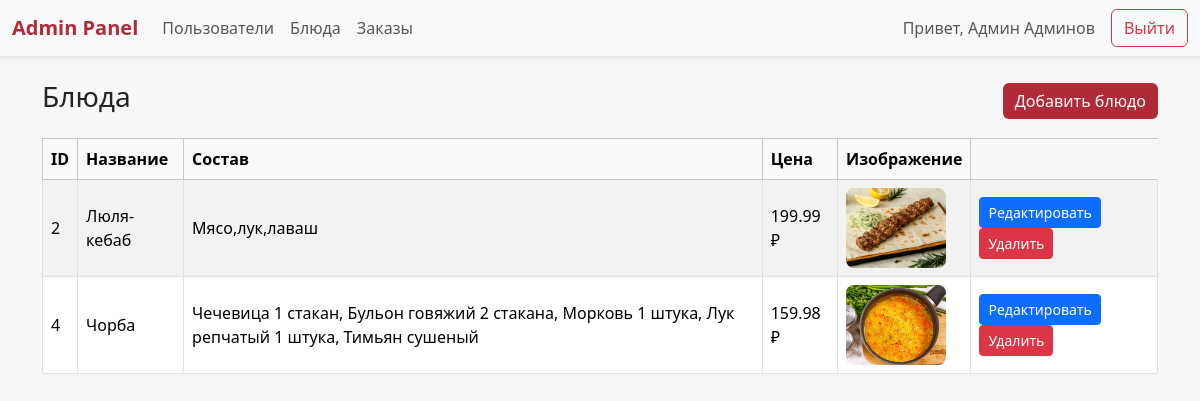
Screenshot of /admin/dishes.php (signed in) with the database file from the repository.
### tables this page shows
CREATE TABLE `Users` (
  `Id` int(11) NOT NULL,
  `Surname` varchar(255) NOT NULL,
  `Name` varchar(255) NOT NULL,
  `Patronomyc` varchar(255) DEFAULT NULL,
  `Phone` varchar(255) NOT NULL,
  `Password` varchar(1000) NOT NULL,
  `Role` enum('client','waiter','admin') NOT NULL
);

CREATE TABLE `Dishes` (
  `Id` int(11) NOT NULL,
  `Name` varchar(255) NOT NULL,
  `Сompound` varchar(255) NOT NULL,
  `Price` decimal(10,2) NOT NULL,
  `Img` varchar(255) NOT NULL
);

### admin/dishes.php (the view, shortened to what this page needs)
<?php
    include("../settings/connect_database.php");
    if(isset($_SESSION['user'])) {
        if($_SESSION['user'] != -1) {
            $query = $mysqli->query("SELECT `Role`, `Name`, `Surname` FROM `Users` WHERE `Id` = ".$_SESSION["user"]);
            if($query && $query->num_rows == 1) {
                $read = $query->fetch_assoc();
            }
        } else {
            header("Location: ../index.php");
        }
    } else {
        header("Location: ../index.php");
    }
    $username = $read["Name"]. ' '. $read["Surname"];
    $dishesQuery = $mysqli->query("SELECT * FROM `Dishes` ORDER BY `Id`");
?>
<!DOCTYPE html>
<html lang="ru">
<head>
    <link href="https://cdn.jsdelivr.net/npm/bootstrap@5.3.2/dist/css/bootstrap.min.css" rel="stylesheet">
</head>
<body>
    <nav class="navbar navbar-expand-lg navbar-light bg-light shadow-sm mb-4">
        <div class="container-fluid">
        <a class="navbar-brand" href="admin.php">Admin Panel</a>
        <div class="collapse navbar-collapse" id="navbarAdmin">
          <ul class="navbar-nav me-auto mb-2 mb-lg-0">
            <li class="nav-item">
              <a class="nav-link" href="users.php">Пользователи</a>
            </li>
            <li class="nav-item">
              <a class="nav-link" href="dishes.php">Блюда</a>
            </li>
            <li class="nav-item">
              <a class="nav-link" href="orders.php">Заказы</a>
            </li>
          </ul>
          <span class="navbar-text me-3">Привет, <?= $username?></span>
          <a href="../functions/logout.php" class="btn btn-outline-danger">Выйти</a>
        </div>
        </div>
    </nav>
    <div class="container mt-4">
        <div class="d-flex justify-content-between align-items-center mb-3">
            <h3>Блюда</h3>
            <a href="add/addDish.php" class="btn btn-accent">Добавить блюдо</a>
        </div>
        <div class="table-responsive">
            <table class="table table-striped table-bordered align-middle">
                <thead class="table-light">
                    <tr>
                        <th>ID</th>
                        <th>Название</th>
                        <th>Состав</th>
                        <th>Цена</th>
                        <th>Изображение</th>
                    </tr>
                </thead>
                <tbody>
                    <?php while ($d = $dishesQuery->fetch_assoc()): ?>
                        <tr>
                            <td><?= $d['Id'] ?></td>
                            <td><?= $d['Name'] ?></td>
                            <td><?= $d['Сompound'] ?></td>
                            <td><?= $d['Price'] ?> ₽</td>
                            <td>
                                <img
                                    src="../resources/img/<?= $d['Img'] ?>"
                                    alt="<?= $d['Name'] ?>"
                                    style="width: 100px; height: 80px; object-fit: cover; border-radius: 8px;"
                                >
                            </td>
                            <td>
                                <a href="edit/editDish.php?id=<?= $d['Id'] ?>" class="btn btn-sm btn-primary">Редактировать</a>
                                <a href="delete/deleteDish.php?id=<?= $d['Id'] ?>" class="btn btn-sm btn-danger" onclick="return confirm('Удалить это блюдо?')">Удалить</a>
                            </td>
                        </tr>
                    <?php endwhile; ?>
                </tbody>
            </table>
        </div>
    </div>
</body>
</html>

### admin/dishes.php (style rules this page uses)
body { background-color: #f7f7f7; }
.navbar-brand { font-weight: 600; color: #b02a37 !important; }
.btn-accent { background-color: #b02a37; border: none; color: white; }

### rows the page displays
users: username "Админ Админов"
dishes: Id "2", Name "Люля-кебаб", Сompound "Мясо,лук,лаваш", Price "199.99", Img (picture)
dishes: Id "4", Name "Чорба", Сompound "Чечевица 1 стакан, Бульон говяжий 2 стакана, Морковь 1 штука, Лук репчатый 1 штука, Тимьян сушеный", Price "159.98", Img (picture)
